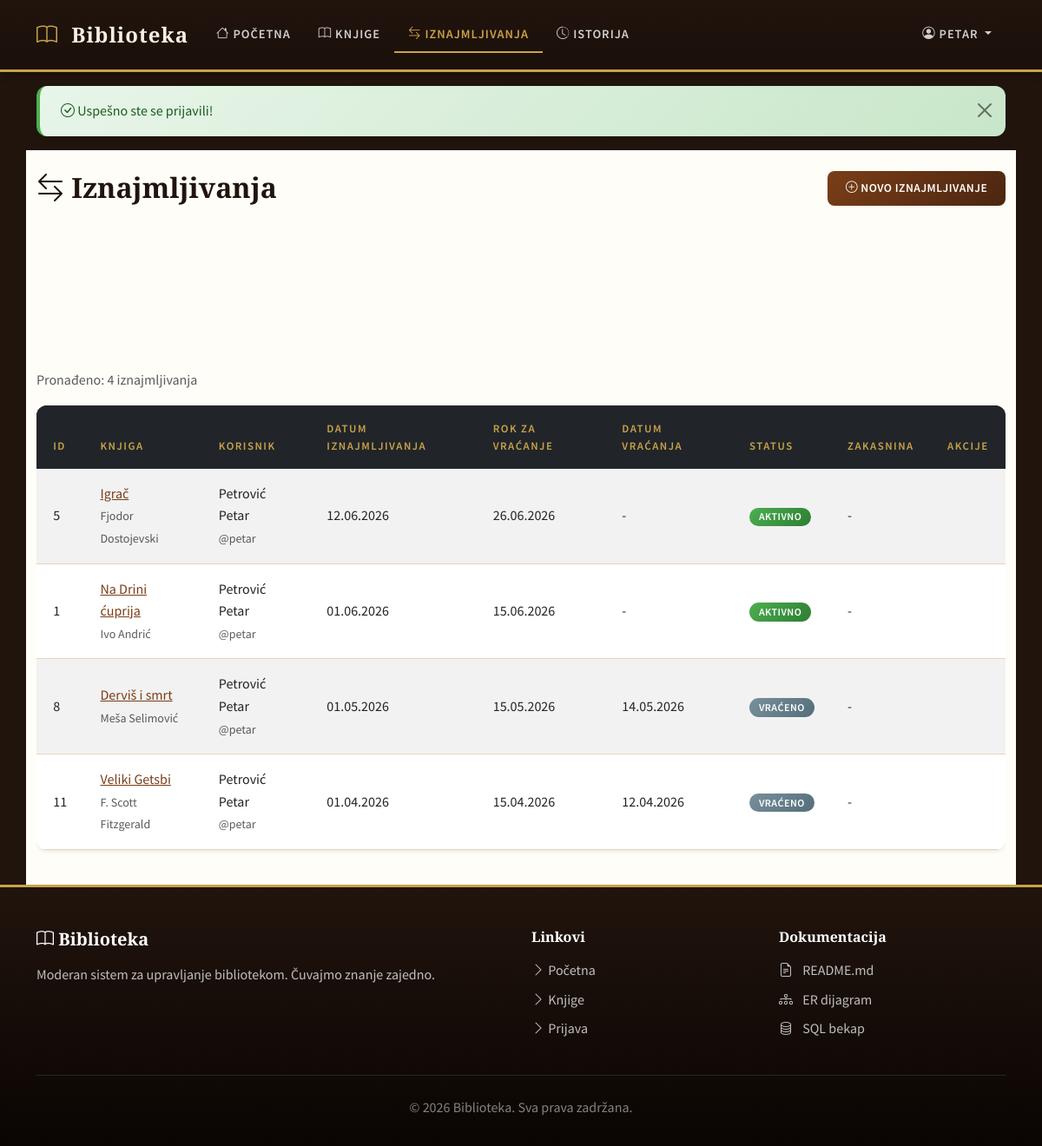
/index.php?page=rentals (signed in), run on the app's committed database.
### tables this page shows
CREATE TABLE `rentals` (
    `id` INT UNSIGNED NOT NULL AUTO_INCREMENT,
    `book_id` INT UNSIGNED NOT NULL,
    `user_id` INT UNSIGNED NOT NULL,
    `rental_date` DATE NOT NULL,
    `due_date` DATE NOT NULL,
    `return_date` DATE DEFAULT NULL,
    `status` ENUM('active', 'returned', 'late') NOT NULL DEFAULT 'active',
    `late_fee` DECIMAL(10,2) NOT NULL DEFAULT 0.00,
    `created_at` TIMESTAMP NOT NULL DEFAULT CURRENT_TIMESTAMP,
    PRIMARY KEY (`id`),
    KEY `idx_book_id` (`book_id`),
    KEY `idx_user_id` (`user_id`),
    KEY `idx_status` (`status`),
    KEY `idx_rental_date` (`rental_date`),
    KEY `idx_due_date` (`due_date`),
    CONSTRAINT `fk_rentals_book` FOREIGN KEY (`book_id`) REFERENCES `books` (`id`) ON DELETE RESTRICT ON UPDATE CASCADE,
    CONSTRAINT `fk_rentals_user` FOREIGN KEY (`user_id`) REFERENCES `users` (`id`) ON DELETE RESTRICT ON UPDATE CASCADE
);

CREATE TABLE `books` (
    `id` INT UNSIGNED NOT NULL AUTO_INCREMENT,
    `title` VARCHAR(200) NOT NULL,
    `author` VARCHAR(100) NOT NULL,
    `isbn` VARCHAR(20) DEFAULT NULL,
    `genre` VARCHAR(50) DEFAULT NULL,
    `year` INT DEFAULT NULL,
    `available_copies` INT NOT NULL DEFAULT 0,
    `total_copies` INT NOT NULL DEFAULT 1,
    `description` TEXT DEFAULT NULL,
    `cover_image` VARCHAR(255) DEFAULT NULL,
    `created_at` TIMESTAMP NOT NULL DEFAULT CURRENT_TIMESTAMP,
    PRIMARY KEY (`id`),
    UNIQUE KEY `uk_isbn` (`isbn`),
    KEY `idx_author` (`author`),
    KEY `idx_genre` (`genre`),
    KEY `idx_year` (`year`)
);

CREATE TABLE `users` (
    `id` INT UNSIGNED NOT NULL AUTO_INCREMENT,
    `username` VARCHAR(50) NOT NULL,
    `password` VARCHAR(255) NOT NULL,
    `email` VARCHAR(100) NOT NULL,
    `full_name` VARCHAR(100) NOT NULL,
    `role` ENUM('user', 'employee') NOT NULL DEFAULT 'user',
    `created_at` TIMESTAMP NOT NULL DEFAULT CURRENT_TIMESTAMP,
    PRIMARY KEY (`id`),
    UNIQUE KEY `uk_username` (`username`),
    UNIQUE KEY `uk_email` (`email`)
);

### controllers/BaseController.php (called while the page is built)
<?php
class BaseController {
    protected $viewBasePath;
    public function __construct($viewBasePath) {
        $this->viewBasePath = rtrim($viewBasePath, '/');
    }
    protected function render($viewPath) {
        require $this->viewBasePath . '/' . ltrim($viewPath, '/');
    }
}

### controllers/RentalController.php (called while the page is built, shortened)
<?php
class RentalController extends BaseController {
    public function index() {
        $this->render('rentals/index.php');
    }
}

### index.php (called while the page is built, shortened)
<?php
require_once __DIR__ . '/config/database.php';
require_once __DIR__ . '/helpers/functions.php';
require_once __DIR__ . '/models/Rental.php';
require_once __DIR__ . '/controllers/BaseController.php';
require_once __DIR__ . '/controllers/RentalController.php';
$page = $_GET['page'] ?? 'home';
require_once __DIR__ . '/views/layouts/header.php';
$viewBasePath = __DIR__ . '/views';
$routes = [
    'home' => [new PageController($viewBasePath), 'home'],
    'login' => [new PageController($viewBasePath), 'login'],
    'register' => [new PageController($viewBasePath), 'register'],
    'logout' => [new PageController($viewBasePath), 'logout'],
    'books' => [new BookController($viewBasePath), 'index'],
    'book_show' => [new BookController($viewBasePath), 'show'],
    'book_create' => [new BookController($viewBasePath), 'create'],
    'book_edit' => [new BookController($viewBasePath), 'edit'],
    'book_delete' => [new BookController($viewBasePath), 'delete'],
    'rentals' => [new RentalController($viewBasePath), 'index'],
    'rental_create' => [new RentalController($viewBasePath), 'create'],
    'rental_return' => [new RentalController($viewBasePath), 'returnBook'],
    'rental_history' => [new RentalController($viewBasePath), 'history'],
    'users' => [new UserController($viewBasePath), 'index'],
    'user_profile' => [new UserController($viewBasePath), 'profile'],
    'user_edit' => [new UserController($viewBasePath), 'edit'],
    'user_delete' => [new UserController($viewBasePath), 'delete'],
    'statistics' => [new StatisticsController($viewBasePath), 'index'],
];
$route = $routes[$page] ?? [new PageController($viewBasePath), 'notFound'];
call_user_func($route);
require_once __DIR__ . '/views/layouts/footer.php';
?>

### config/database.php (called while the page is built, shortened)
<?php
class Database {
    private static $instance = null;
    private $connection;
    private function __construct() {
        try {
            $dsn = "mysql:host=" . DB_HOST . ";port=" . DB_PORT . ";dbname=" . DB_NAME . ";charset=utf8mb4";
            $this->connection = new PDO($dsn, DB_USER, DB_PASS, [
                PDO::ATTR_ERRMODE => PDO::ERRMODE_EXCEPTION,
                PDO::ATTR_DEFAULT_FETCH_MODE => PDO::FETCH_ASSOC,
                PDO::ATTR_EMULATE_PREPARES => false
            ]);
        } catch (PDOException $e) {
            error_log('Greška pri konekciji sa bazom: ' . $e->getMessage());
            die('Konekcija sa bazom trenutno nije dostupna. Proverite podešavanja u config/database.php.');
        }
    }
    public static function getInstance() {
        if (self::$instance === null) {
            self::$instance = new self();
        }
        return self::$instance;
    }
    public function getConnection() {
        return $this->connection;
    }
}
function getDB() {
    return Database::getInstance()->getConnection();
}

### models/Rental.php (called while the page is built, shortened)
<?php
class Rental {
    private $db;
    public function __construct() {
        $this->db = getDB();
    }
    public function getAll($filters = []) {
        $sql = "SELECT r.*, b.title as book_title, b.author as book_author, u.username, u.full_name
                FROM rentals r
                JOIN books b ON r.book_id = b.id
                JOIN users u ON r.user_id = u.id
                WHERE 1=1";
        $params = [];
        if (!empty($filters['user_id'])) {
            $sql .= " AND r.user_id = ?";
            $params[] = $filters['user_id'];
        }
        $sql .= " ORDER BY r.rental_date DESC";
        $stmt = $this->db->prepare($sql);
        $stmt->execute($params);
        return $stmt->fetchAll();
    }
}

### helpers/functions.php (called while the page is built, shortened)
<?php
function e($string) {
    return htmlspecialchars($string, ENT_QUOTES, 'UTF-8');
}
function formatDate($date) {
    if (!$date) return '-';
    return date('d.m.Y', strtotime($date));
}

### views/rentals/index.php (the view, shortened to what this page needs)
<?php
$rentalModel = new Rental();
$filtori = [
    'status' => $_GET['status'] ?? '',
    'user_id' => $_GET['user_id'] ?? ''
];
if (!isEmployee()) {
    $filtori['user_id'] = $_SESSION['user_id'];
}
$iznajmljivanja = $rentalModel->getAll($filtori);
?>
<div class="row mb-4">
    <div class="col-md-8">
        <h2><i class="bi bi-arrow-left-right"></i> Iznajmljivanja</h2>
    </div>
    <div class="col-md-4 text-end">
        <a href="/index.php?page=rental_create" class="btn btn-primary">
            <i class="bi bi-plus-circle"></i> Novo iznajmljivanje
        </a>
    </div>
</div>
<div class="mb-3">
    <span class="text-muted">Pronađeno: <?= count($iznajmljivanja) ?> iznajmljivanja</span>
</div>
<?php if (empty($iznajmljivanja)): ?>
    <div class="alert alert-info">
        <i class="bi bi-info-circle"></i> Nema iznajmljivanja za zadate kriterijume.
    </div>
<?php else: ?>
    <div class="table-responsive">
        <table class="table table-striped table-hover">
            <thead class="table-dark">
                <tr>
                    <th>ID</th>
                    <th>Knjiga</th>
                    <th>Korisnik</th>
                    <th>Datum iznajmljivanja</th>
                    <th>Rok za vraćanje</th>
                    <th>Datum vraćanja</th>
                    <th>Status</th>
                    <th>Zakasnina</th>
                    <th>Akcije</th>
                </tr>
            </thead>
            <tbody>
                <?php foreach ($iznajmljivanja as $iznajmljivanje): ?>
                    <tr>
                        <td><?= $iznajmljivanje['id'] ?></td>
                        <td>
                            <a href="/index.php?page=book_show&id=<?= $iznajmljivanje['book_id'] ?>">
                                <?= e($iznajmljivanje['book_title']) ?>
                            </a>
                            <br>
                            <small class="text-muted"><?= e($iznajmljivanje['book_author']) ?></small>
                        </td>
                        <td>
                            <?= e($iznajmljivanje['full_name']) ?>
                            <br>
                            <small class="text-muted">@<?= e($iznajmljivanje['username']) ?></small>
                        </td>
                        <td><?= formatDate($iznajmljivanje['rental_date']) ?></td>
                        <td><?= formatDate($iznajmljivanje['due_date']) ?></td>
                        <td><?= formatDate($iznajmljivanje['return_date']) ?></td>
                        <td>
                            <?php
                            $statusKlase = [
                                'active' => 'bg-success',
                                'late' => 'bg-danger',
                                'returned' => 'bg-secondary'
                            ];
                            $statusTekstovi = [
                                'active' => 'Aktivno',
                                'late' => 'Zakašnjelo',
                                'returned' => 'Vraćeno'
                            ];
                            $klasa = $statusKlase[$iznajmljivanje['status']] ?? 'bg-secondary';
                            $tekst = $statusTekstovi[$iznajmljivanje['status']] ?? $iznajmljivanje['status'];
                            ?>
                            <span class="badge <?= $klasa ?>"><?= $tekst ?></span>
                        </td>
                        <td>
                            <?php if ($iznajmljivanje['late_fee'] > 0): ?>
                                <span class="text-danger fw-bold"><?= formatCurrency($iznajmljivanje['late_fee']) ?></span>
                            <?php else: ?>
                                -
                            <?php endif; ?>
                        </td>
                        <td>
                        </td>
                    </tr>
                <?php endforeach; ?>
            </tbody>
        </table>
    </div>
<?php endif; ?>

### css/style.css (style rules this page uses)
:root { --primary: #7A3E18; --primary-dark: #4B2610; --primary-light: #A9632D; --secondary: #21140D; --accent: #B58A54; --gold: #C9A24A; --cream: #F7F0E3; --paper: #FFFDF8; --dark: #17110C; --text: #312820; --text-light: #6B6258; --border: #E4D4BC; --success: #2E7D32; --danger: #C62828; --warning: #E65100; --info: #0D47A1; --shadow-sm: 0 2px 4px rgba(0,0,0,0.08); --shadow: 0 4px 12px rgba(0,0,0,0.12); --shadow-lg: 0 8px 24px rgba(0,0,0,0.16); --radius: 8px; --radius-lg: 12px; --transition: all 0.3s ease; }
body { font-family: 'Source Sans Pro', -apple-system, sans-serif; background: var(--secondary); color: var(--text); min-height: 100vh; display: flex; flex-direction: column; line-height: 1.6; margin: 0; padding: 0; -webkit-font-smoothing: antialiased; }
* { box-sizing: border-box; }
h1, h2, h3, h4, h5, h6 { font-family: 'Playfair Display', Georgia, serif; color: var(--secondary); font-weight: 600; }
.table { background: white; border-radius: var(--radius-lg); overflow: hidden; box-shadow: var(--shadow-sm); }
.table thead { background: linear-gradient(180deg, var(--secondary) 0%, var(--dark) 100%); }
.table thead th { color: var(--gold); font-weight: 600; text-transform: uppercase; font-size: 0.8rem; letter-spacing: 1.5px; padding: 1rem 1.2rem; border: none; }
.table tbody tr { transition: var(--transition); border-bottom: 1px solid var(--border); }
.table tbody td { padding: 1rem 1.2rem; vertical-align: middle; }
.btn { font-weight: 600; border-radius: var(--radius); transition: var(--transition); padding: 0.6rem 1.3rem; letter-spacing: 0.5px; text-transform: uppercase; font-size: 0.85rem; }
.btn-primary { background: linear-gradient(135deg, var(--primary) 0%, var(--primary-dark) 100%); border: none; color: white; }
.badge { font-weight: 600; padding: 0.4em 0.9em; border-radius: 20px; font-size: 0.75rem; letter-spacing: 0.5px; text-transform: uppercase; }
.badge.bg-success { background: linear-gradient(135deg, #4CAF50 0%, #2E7D32 100%) !important; }
.badge.bg-secondary { background: linear-gradient(135deg, #78909C 0%, #546E7A 100%) !important; }
a { color: var(--primary); transition: var(--transition); }

### data on the page
rentals: id "5", book.title "Igrač", book.author "Fjodor Dostojevski", user.full_name "Petrović Petar", user.username "petar", rental_date "12.06.2026", due_date "26.06.2026", return_date "-", status "AKTIVNO"
rentals: id "1", book.title "Na Drini ćuprija", book.author "Ivo Andrić", user.full_name "Petrović Petar", user.username "petar", rental_date "01.06.2026", due_date "15.06.2026", return_date "-", status "AKTIVNO"
rentals: id "8", book.title "Derviš i smrt", book.author "Meša Selimović", user.full_name "Petrović Petar", user.username "petar", rental_date "01.05.2026", due_date "15.05.2026", return_date "14.05.2026", status "VRAĆENO"
rentals: id "11", book.title "Veliki Getsbi", book.author "F. Scott Fitzgerald", user.full_name "Petrović Petar", user.username "petar", rental_date "01.04.2026", due_date "15.04.2026", return_date "12.04.2026", status "VRAĆENO"

### other printed values
$_SESSION['username'] "PETAR"
$success "Uspešno ste se prijavili!"
count($iznajmljivanja) "4"
